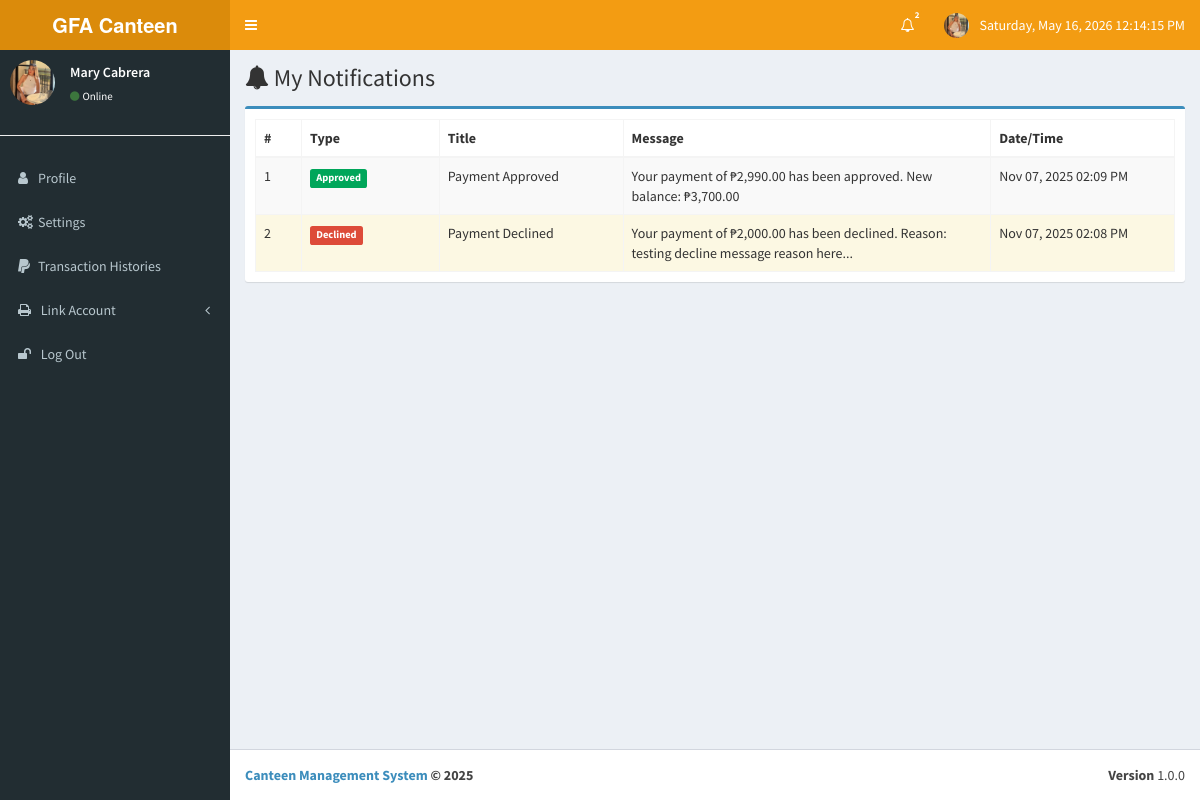
The app's page /main/notifications.php (signed in) with its own data.
### tables this page shows
CREATE TABLE IF NOT EXISTS `tbl_notifications` (
  `id` int NOT NULL AUTO_INCREMENT,
  `studentID` int NOT NULL,
  `title` varchar(255) NOT NULL,
  `message` text NOT NULL,
  `type` varchar(50) DEFAULT 'info',
  `is_read` tinyint(1) DEFAULT '0',
  `created_at` timestamp NULL DEFAULT CURRENT_TIMESTAMP,
  PRIMARY KEY (`id`),
  KEY `studentID` (`studentID`)
);

### main/notifications.php (the view)
<?php
include_once('layout/head.php');
?>
<div class="content-wrapper">
    <section class="content-header">
        <h1><i class="fa fa-bell"></i> My Notifications</h1>
    </section>
    <section class="content">
        <div class="row">
            <div class="col-xs-12">
                <div class="box box-primary">
                    <div class="box-body">
                        <table class="table table-bordered table-striped">
                            <thead>
                                <tr>
                                    <th width="5%">#</th>
                                    <th width="15%">Type</th>
                                    <th width="20%">Title</th>
                                    <th width="40%">Message</th>
                                    <th width="20%">Date/Time</th>
                                </tr>
                            </thead>
                            <tbody>
                                <?php
                                $notifications = $db->prepare("SELECT * FROM tbl_notifications WHERE studentID=? ORDER BY created_at DESC");
                                $notifications->execute([$_SESSION['userID']]);
                                $i = 1;
                                while($notif = $notifications->fetch()):
                                ?>
                                <tr class="<?php echo ($notif['is_read'] == 0 ? 'bg-warning' : ''); ?>">
                                    <td><?php echo $i++; ?></td>
                                    <td>
                                        <?php
                                        $type_label = $notif['type'];
                                        $type_text = ucfirst($notif['type']);
                                        if($notif['type'] == 'success') {
                                            $type_text = 'Approved';
                                        } else if($notif['type'] == 'danger') {
                                            $type_text = 'Declined';
                                        }
                                        ?>
                                        <span class="label label-<?php echo $type_label; ?>">
                                            <?php echo $type_text; ?>
                                        </span>
                                    </td>
                                    <td><?php echo $notif['title']; ?></td>
                                    <td><?php echo $notif['message']; ?></td>
                                    <td><?php echo date('M d, Y h:i A', strtotime($notif['created_at'])); ?></td>
                                </tr>
                                <?php endwhile; ?>
                            </tbody>
                        </table>
                    </div>
                </div>
            </div>
        </div>
    </section>
</div>
<?php include_once('layout/footer.php'); ?>

### records on screen
tbl_notifications: type "Approved", title "Payment Approved", message "Your payment of ₱2,990.00 has been approved. New balance: ₱3,700.00", created_at "Nov 07, 2025 02:09 PM"
tbl_notifications: type "Declined", title "Payment Declined", message "Your payment of ₱2,000.00 has been declined. Reason: testing decline message reason here...", created_at "Nov 07, 2025 02:08 PM"

### other values on screen
$unread "2"
$_SESSION['fullname'] "Mary Cabrera"
$system_title "Canteen Management System"
